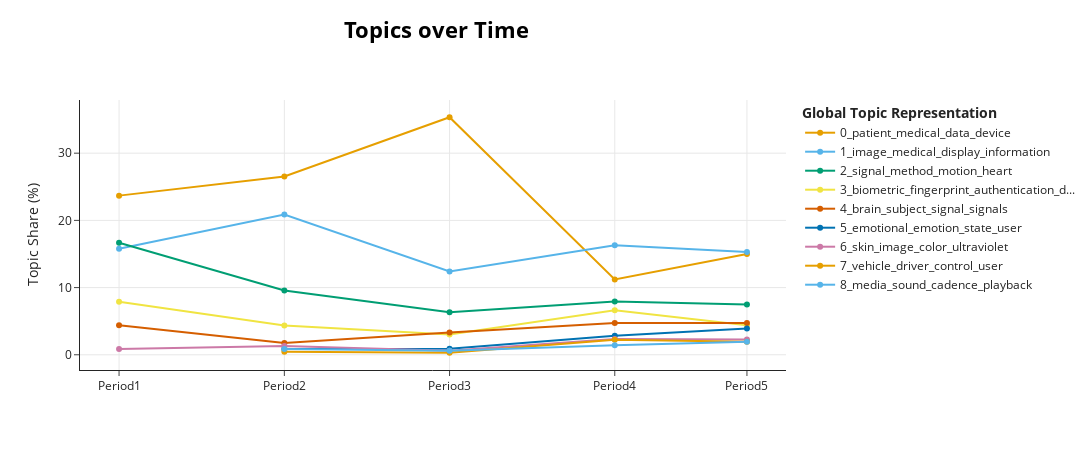

This figure's notebook cell:
### Code cell
# 비율 계산
topics_over_time['Frequency'] = topics_over_time['Frequency'] / topics_over_time.groupby('Timestamp')['Frequency'].transform('sum') * 100

# 시각화
fig = topic_model.visualize_topics_over_time(topics_over_time)

# X축 라벨 변경
fig.update_xaxes(
    tickvals=topics_over_time['Timestamp'].unique(),
    ticktext=topics_over_time['Period'].unique()
)

# Y축 이름 변경
fig.update_yaxes(title_text="Topic Share (%)")

# 모든 trace에 점 추가
for trace in fig.data:
    trace.mode = 'lines+markers'

fig.show()

### Figure 1 — Plotly figure (JSON) as saved in the notebook; plotly's stock layout.template omitted (floating-point values rounded to 4 significant figures)
{"data": [{"hoverinfo": "text", "hovertext": ["<b>Topic 0</b><br>Words: medical, data, patient, device, information", "<b>Topic 0</b><br>Words: patient, medical, data, device, information", "<b>Topic 0</b><br>Words: patient, medical, data, device, health", "<b>Topic 0</b><br>Words: device, medical, patient, data, medical device", "<b>Topic 0</b><br>Words: patient, device, data, medical, information"], "marker": {"color": "#E69F00"}, "mode": "lines+markers", "name": "0_patient_medical_data_device", "type": "scatter", "x": ["2003-07-01T00:00:00.000000000", "2008-07-01T00:00:00.000000000", "2013-07-01T00:00:00.000000000", "2018-07-01T00:00:00.000000000", "2022-07-01T00:00:00.000000000"], "y": [23.68, 26.52, 35.35, 11.22, 14.98]}, {"hoverinfo": "text", "hovertext": ["<b>Topic 1</b><br>Words: image, medical, recording, data, image data", "<b>Topic 1</b><br>Words: image, medical image, medical, data, image data", "<b>Topic 1</b><br>Words: image, information, medical, medical image, data", "<b>Topic 1</b><br>Words: image, display, medical, information, data", "<b>Topic 1</b><br>Words: image, display, medical, information, eye"], "marker": {"color": "#56B4E9"}, "mode": "lines+markers", "name": "1_image_medical_display_information", "type": "scatter", "x": ["2003-07-01T00:00:00.000000000", "2008-07-01T00:00:00.000000000", "2013-07-01T00:00:00.000000000", "2018-07-01T00:00:00.000000000", "2022-07-01T00:00:00.000000000"], "y": [15.79, 20.87, 12.39, 16.29, 15.31]}, {"hoverinfo": "text", "hovertext": ["<b>Topic 2</b><br>Words: signal, heart, signals, method, time", "<b>Topic 2</b><br>Words: signal, signals, heart, method, time", "<b>Topic 2</b><br>Words: signal, method, cardiac, based, signals", "<b>Topic 2</b><br>Words: signal, motion, method, ecg, device", "<b>Topic 2</b><br>Words: signal, activity, method, motion, movement"], "marker": {"color": "#009E73"}, "mode": "lines+markers", "name": "2_signal_method_motion_heart", "type": "scatter", "x": ["2003-07-01T00:00:00.000000000", "2008-07-01T00:00:00.000000000", "2013-07-01T00:00:00.000000000", "2018-07-01T00:00:00.000000000", "2022-07-01T00:00:00.000000000"], "y": [16.67, 9.565, 6.344, 7.91, 7.492]}, {"hoverinfo": "text", "hovertext": ["<b>Topic 3</b><br>Words: fingerprint, biometric, finger, sensor, device", "<b>Topic 3</b><br>Words: biometric, authentication, sensor, fingerprint, user", "<b>Topic 3</b><br>Words: fingerprint, biometric, authentication, unit, light", "<b>Topic 3</b><br>Words: biometric, authentication, fingerprint, user, device", "<b>Topic 3</b><br>Words: biometric, authentication, device, user, data"], "marker": {"color": "#F0E442"}, "mode": "lines+markers", "name": "3_biometric_fingerprint_authentication_d...", "type": "scatter", "x": ["2003-07-01T00:00:00.000000000", "2008-07-01T00:00:00.000000000", "2013-07-01T00:00:00.000000000", "2018-07-01T00:00:00.000000000", "2022-07-01T00:00:00.000000000"], "y": [7.895, 4.348, 3.021, 6.612, 4.397]}, {"hoverinfo": "text", "hovertext": ["<b>Topic 4</b><br>Words: neural, signals, brain, subject, control", "<b>Topic 4</b><br>Words: brain, dipoles, loop brain, brain machine, machine interface", "<b>Topic 4</b><br>Words: brain, intention, control, brain wave, prosthetic device", "<b>Topic 4</b><br>Words: brain, subject, signal, signals, eeg", "<b>Topic 4</b><br>Words: brain, signal, subject, signals, neural"], "marker": {"color": "#D55E00"}, "mode": "lines+markers", "name": "4_brain_subject_signal_signals", "type": "scatter", "x": ["2003-07-01T00:00:00.000000000", "2008-07-01T00:00:00.000000000", "2013-07-01T00:00:00.000000000", "2018-07-01T00:00:00.000000000", "2022-07-01T00:00:00.000000000"], "y": [4.386, 1.739, 3.323, 4.723, 4.723]}, {"hoverinfo": "text", "hovertext": ["<b>Topic 5</b><br>Words: emotional, emotion, emotional state, characteristics, feature", "<b>Topic 5</b><br>Words: avatar, sensing meta, meta data, meta, physiological event", "<b>Topic 5</b><br>Words: emotional, emotion, state, user, data", "<b>Topic 5</b><br>Words: emotional, state, user, emotion, emotional state"], "marker": {"color": "#0072B2"}, "mode": "lines+markers", "name": "5_emotional_emotion_state_user", "type": "scatter", "x": ["2008-07-01T00:00:00.000000000", "2013-07-01T00:00:00.000000000", "2018-07-01T00:00:00.000000000", "2022-07-01T00:00:00.000000000"], "y": [0.8696, 0.9063, 2.834, 3.909]}, {"hoverinfo": "text", "hovertext": ["<b>Topic 6</b><br>Words: color, hair color, coloring, classifications, hair", "<b>Topic 6</b><br>Words: skin, dimensional facial, image, facial image, facial", "<b>Topic 6</b><br>Words: skin, synthetic skin, synthetic, color, image", "<b>Topic 6</b><br>Words: skin, image, ultraviolet, color, user", "<b>Topic 6</b><br>Words: skin, image, skin condition, skincare, user"], "marker": {"color": "#CC79A7"}, "mode": "lines+markers", "name": "6_skin_image_color_ultraviolet", "type": "scatter", "x": ["2003-07-01T00:00:00.000000000", "2008-07-01T00:00:00.000000000", "2013-07-01T00:00:00.000000000", "2018-07-01T00:00:00.000000000", "2022-07-01T00:00:00.000000000"], "y": [0.8772, 1.304, 0.6042, 2.361, 2.28]}, {"hoverinfo": "text", "hovertext": ["<b>Topic 7</b><br>Words: steering device, steering, identification information, driver, identification", "<b>Topic 7</b><br>Words: impairment, vehicle, vehicle operator, operator, plurality scores", "<b>Topic 7</b><br>Words: vehicle, driver, control, user, driving", "<b>Topic 7</b><br>Words: vehicle, driver, control, remote, remote control"], "marker": {"color": "#E69F00"}, "mode": "lines+markers", "name": "7_vehicle_driver_control_user", "type": "scatter", "x": ["2008-07-01T00:00:00.000000000", "2013-07-01T00:00:00.000000000", "2018-07-01T00:00:00.000000000", "2022-07-01T00:00:00.000000000"], "y": [0.4348, 0.3021, 2.243, 1.954]}, {"hoverinfo": "text", "hovertext": ["<b>Topic 8</b><br>Words: sound, sounds, sound card, selector, card", "<b>Topic 8</b><br>Words: sound, performance, music, portable performance, setting", "<b>Topic 8</b><br>Words: media, playback, cadence, media content, sound", "<b>Topic 8</b><br>Words: sound, media, audio, cadence, media content"], "marker": {"color": "#56B4E9"}, "mode": "lines+markers", "name": "8_media_sound_cadence_playback", "type": "scatter", "x": ["2008-07-01T00:00:00.000000000", "2013-07-01T00:00:00.000000000", "2018-07-01T00:00:00.000000000", "2022-07-01T00:00:00.000000000"], "y": [0.8696, 0.6042, 1.417, 1.954]}], "layout": {"height": 450, "hoverlabel": {"bgcolor": "white", "font": {"family": "Rockwell", "size": 16}}, "legend": {"title": {"text": "<b>Global Topic Representation"}}, "title": {"font": {"color": "Black", "size": 22}, "text": "<b>Topics over Time</b>", "x": 0.4, "xanchor": "center", "y": 0.95, "yanchor": "top"}, "width": 1250, "xaxis": {"showgrid": true, "ticktext": ["Period1", "Period2", "Period3", "Period4", "Period5"], "tickvals": ["2003-07-01T00:00:00.000000000", "2008-07-01T00:00:00.000000000", "2013-07-01T00:00:00.000000000", "2018-07-01T00:00:00.000000000", "2022-07-01T00:00:00.000000000"]}, "yaxis": {"showgrid": true, "title": {"text": "Topic Share (%)"}}}}
